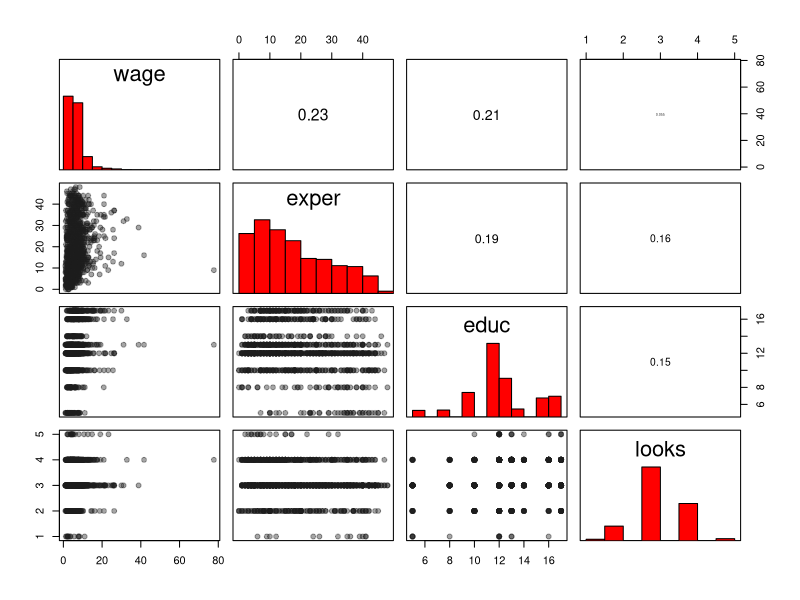
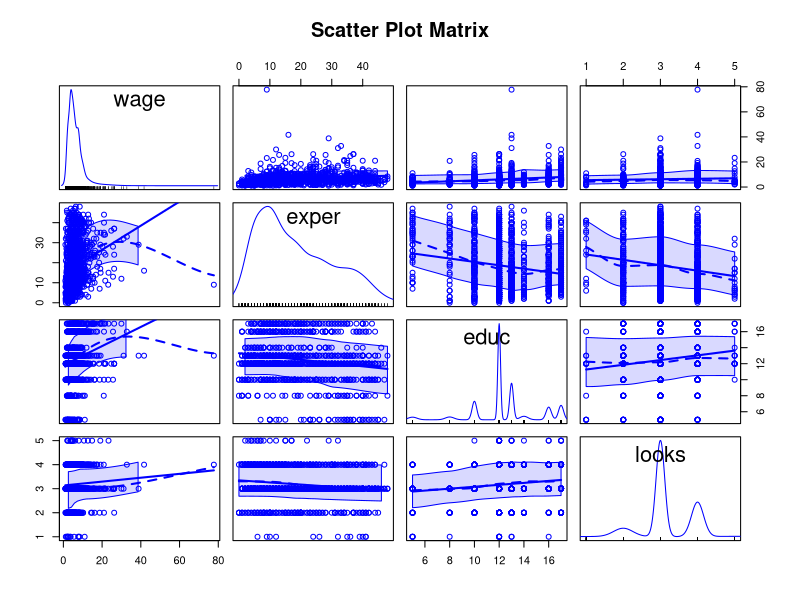

These charts were generated, in order, by the following R code:
## ---- chunk 1
library(lattice)
library(MASS)
library(lmtest)
library(sandwich)
library(mvtnorm)
library(car)
library(multcomp)

mycol <- rgb(30,30,30,100,maxColorValue=255)

mycoeftest <- function(m, EstType){
  beta  <- coef(m)[-1]
  Vbeta <- vcovHC(m, type = EstType)[-1,-1]
  D <- diag(1 / sqrt(diag(Vbeta)))
  t <- D %*% beta
  Cor <- D %*% Vbeta %*% t(D)
  m.df <- length(m$residuals) - length(beta)
  p_adj <- sapply(abs(t), function(x) 1-pmvt(-rep(x, length(beta)), rep(x, length(beta)), 
                                             corr = Cor, df = m.df))
  c(NaN, p_adj)
}

addtrend <- function(x, y){
  y <- y[order(x)]
  x <- sort(x)  
  lines(x, predict(loess(y ~ x)), col = "red")
}
## ---- chunk 2
data <- read.csv("beauty.csv", sep=";")

panel.hist <- function(x, ...){
    usr <- par("usr"); on.exit(par(usr))
    par(usr = c(usr[1:2], 0, 1.5) )
    h <- hist(x, plot = FALSE)
    breaks <- h$breaks; nB <- length(breaks)
    y <- h$counts; y <- y/max(y)
    rect(breaks[-nB], 0, breaks[-1], y, col = "red", ...)
}

panel.cor <- function(x, y, digits = 2, prefix = "", cex.cor, ...){
    usr <- par("usr"); on.exit(par(usr))
    par(usr = c(0, 1, 0, 1))
    r <- abs(cor(x, y))
    txt <- format(c(r, 0.123456789), digits = digits)[1]
    txt <- paste0(prefix, txt)
    if(missing(cex.cor)) cex.cor <- 0.8/strwidth(txt)
    text(0.5, 0.5, txt, cex = cex.cor * r)
}

panel.dots <- function(x, y, ...){
  points(x, y, pch=19, col=mycol)
}

pairs(data[,c("wage", "exper", "educ", "looks")], diag.panel=panel.hist, 
      upper.panel = panel.cor, lower.panel = panel.dots)
## ---- chunk 3
library(car)
scatterplotMatrix(data[,c("wage", "exper", "educ", "looks")], spread=FALSE, smooth=T,
    main="Scatter Plot Matrix")
## ---- chunk 4
# type your code here
## ---- chunk 5
# Type your code here
## ---- chunk 6
# Type your code here
## ---- chunk 7
# Type your code here 
## ---- chunk 8
# Type your code here 
## ---- chunk 9
# Type your code here 
## ---- chunk 10
# Type your code here 
## ---- chunk 11
# Type your code here 
## ---- chunk 12
# Type your code here 
## ---- chunk 13
# Type your code here 
## ---- chunk 14
# Type your code here 
## ---- chunk 15
# Type your code here 
## ---- chunk 16
# Type your code here 
## ---- chunk 17
# Type your code here 
## ---- chunk 18
# Type your code here 
## ---- chunk 19
# Type your code here 
## ---- chunk 20
# Type your code here 
## ---- chunk 21
# Type your code here 
## ---- chunk 22
# Type your code here 
## ---- chunk 23
# Type your code here 
## ---- chunk 24
# Type your code here 
## ---- chunk 25
# Type your code here 
